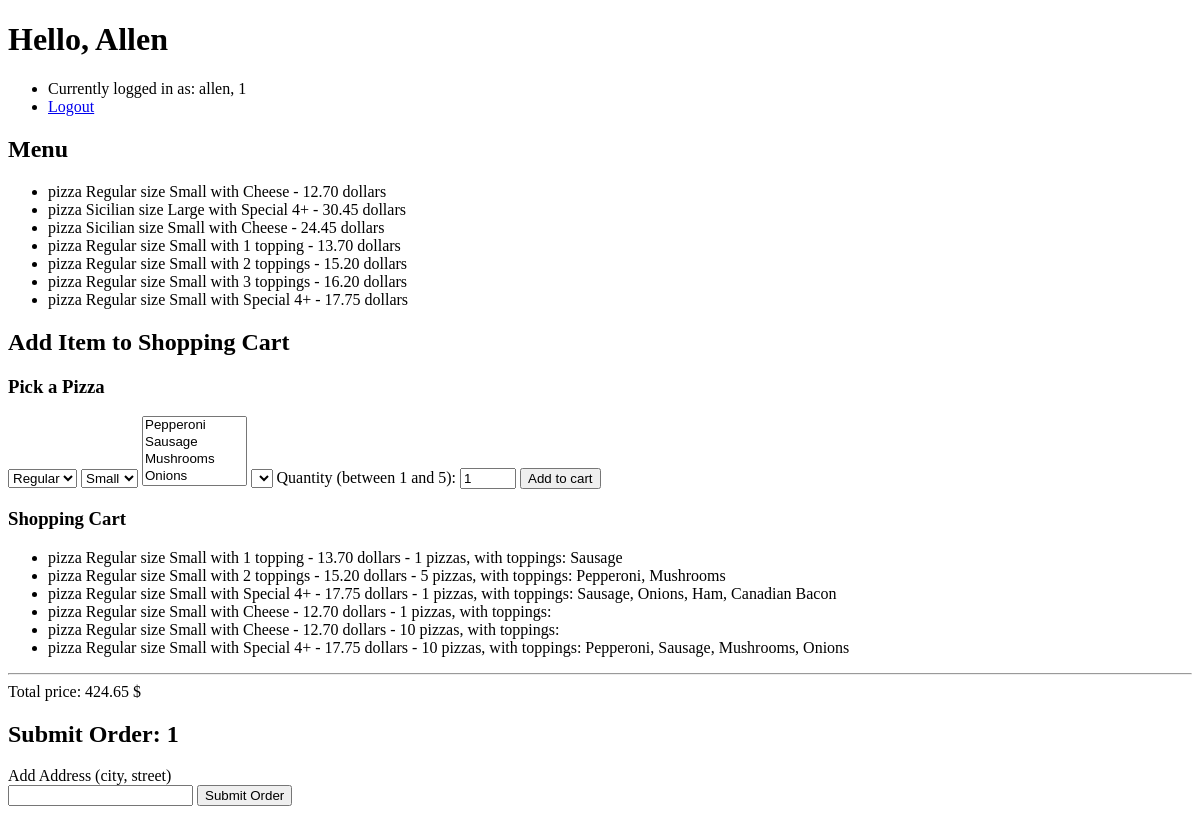
Before: / (signed in) with the older database file.
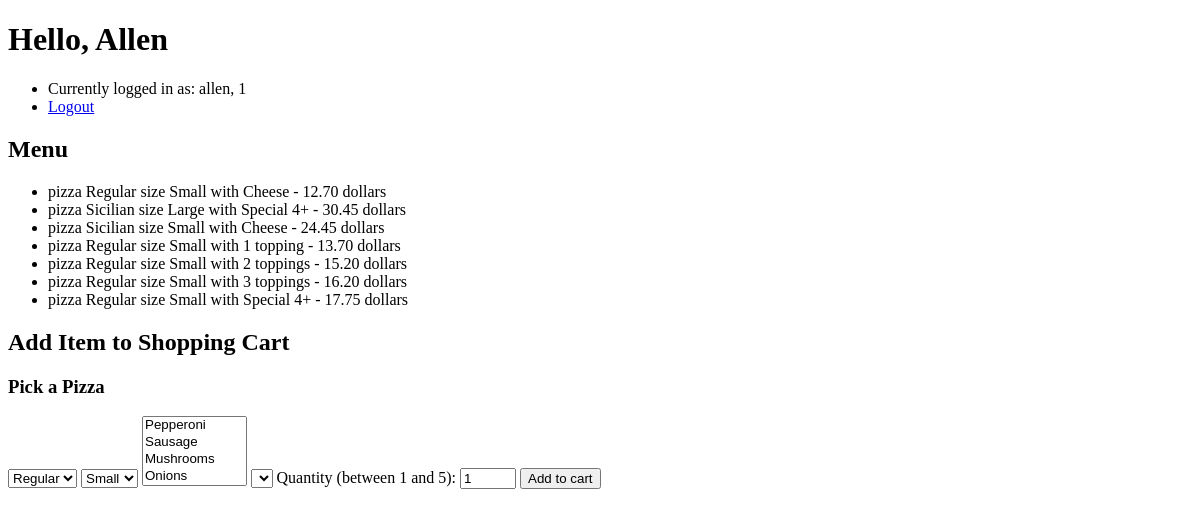
After: the same page with the newer database file.
### orders/models.py (models this page shows, shortened)
class Pizza(models.Model):
    name = models.ForeignKey(Pizza_name, on_delete=models.CASCADE)
    size = models.ForeignKey(Pizza_size, on_delete=models.CASCADE)
    combo = models.ForeignKey(Pizza_topping_combo, on_delete=models.CASCADE)
    price = models.DecimalField(max_digits=5,decimal_places=2)
    def __str__(self):
        return f"pizza {self.name} size {self.size} with {self.combo} - {self.price} dollars"

class Pizza_name(models.Model):
    name = models.CharField(max_length=64)
    def __str__(self):
        return f"{self.name}"

class Pizza_size(models.Model):
    size = models.CharField(max_length=64)
    def __str__(self):
        return f"{self.size}"

class Pizza_topping_combo(models.Model):
    combo = models.CharField(max_length=64)
    count = models.IntegerField()
    def __str__(self):
        return f"{self.combo}"

class Pizza_order_item(models.Model):
    pizza = models.ForeignKey(Pizza, on_delete=models.CASCADE, blank=True, )
    toppings = models.ManyToManyField(Pizza_topping, blank=True)
    count = models.IntegerField()
    order = models.ForeignKey(Order, on_delete=models.CASCADE, related_name="pizzas")
    def __str__(self):
        return f"{self.pizza} - {self.count} pizzas, with toppings: " + ", ".join([a.topping for a in self.toppings.all()]) #

class Pizza_topping(models.Model):
    topping = models.CharField(max_length=64)
    def __str__(self):
        return f"{self.topping}"

class Order(models.Model):
    user = models.ForeignKey(
        settings.AUTH_USER_MODEL,
        on_delete=models.CASCADE,
        blank=True
        )
    status = models.ForeignKey(Order_status, on_delete=models.CASCADE, blank=True)
    address = models.CharField(max_length=64, blank=True)
    date = models.DateField(auto_now=True)
    price = models.DecimalField(max_digits=7,decimal_places=2, blank=True)

### orders/views.py (the view)
# urls.py: path("", views.index, name="index"), # Links to Login page and Register page, if signed in - redirect to user page
def index(request):
    if not request.user.is_authenticated:
        return render(request, "orders/index.html", {"message": None})
    context = {
        "pizzas": Pizza.objects.all(),
        "pizza_names": Pizza_name.objects.all(),
        "pizza_sizes": Pizza_size.objects.all(),
        "pizza_topping_combos": Pizza_topping_combo.objects.all(),
        "pizza_toppings": Pizza_topping.objects.all(),
        "cart": Order.objects.filter(user=request.user, status=1),
        "user": request.user
    }
    return render(request, "orders/user.html", context)

### orders/templates/orders/user.html (shortened to what this page needs)
{% extends "orders/base.html" %}
{% block body %}
    <h1>Hello, {{ user.first_name }}</h1>
    <ul>
        <li>Currently logged in as: {{ user.username}}, {{ user.id }}</li>
        <li><a href="{% url 'logout' %}">Logout</a></li>
    </ul>
    <h2>Menu</h2>
    <ul>
        {% for pizza in pizzas %}
        <li>
            {{ pizza }}
        </li>
        {% endfor %}
    </ul>
    <h2>Add Item to Shopping Cart</h2>
    {% if pizzas %}
        <h3>Pick a Pizza</h3>
        <form id="pizza_form" action="{% url 'cart' %}" method="post">
            <select id="pizza_name" name="pizza_name">
                {% for pizza_name in pizza_names %}
                    <option value="{{ pizza_name.id }}">{{ pizza_name }}</option>
                {% endfor %}
            </select>
            <select id="pizza_size" name="pizza_size">
                {% for pizza_size in pizza_sizes %}
                    <option value="{{ pizza_size.id }}">{{ pizza_size }}</option>
                {% endfor %}
            </select>
            <select id="pizza_toppings" name="pizza_toppings" multiple>
                {% for pizza_topping in pizza_toppings %}
                <option value="{{ pizza_topping.id }}">{{ pizza_topping }}</option>
                {% endfor %}
            </select>
            <select name="pizza_topping_combo">
                <option id="pizza_topping_combo"></option>
            </select>
            <label for="count">Quantity (between 1 and 5):</label>
            <input type="number" id="quantity" name="count" min="1" max="50" value="1">
            <input type="submit" value="Add to cart"/>
        </form>
    {% endif %}
    {% if cart %}
        <h3>Shopping Cart</h3>
        <ul>
            {% for unit in cart %}
                {% for pizza in unit.pizzas.all %}
                    <li>{{ pizza }}</li>
                {% endfor %}
            {% endfor %}
        </ul>
        <hr>
        <span id="total_price">Total price: {{ cart.0.price }} $</span>
        <h2>Submit Order: {{ cart.0.id }} </h2>
        <form action="{% url 'order' cart.0.id %}" method="post">
            <label for="address">Add Address (city, street)</label><br>
            <input id="address" name="address" type="text"/>
            <input type="submit" value="Submit Order"/>
        </form>
    {% endif %}
{% endblock %}

Changed rows visible on the page:
removed Order: price "424.65", id "1"
removed Pizza_order_item: pizza+count+id "pizza Regular size Small with 1 topping - 13.70 dollars - 1 pizzas, with toppings: Sausage"
removed Pizza_order_item: pizza+count+id "pizza Regular size Small with 2 toppings - 15.20 dollars - 5 pizzas, with toppings: Pepperoni, Mushrooms"
removed Pizza_order_item: pizza+count+id "pizza Regular size Small with Special 4+ - 17.75 dollars - 1 pizzas, with toppings: Sausage, Onions, Ham, Canadian Bacon"
removed Pizza_order_item: pizza+count+id "pizza Regular size Small with Cheese - 12.70 dollars - 1 pizzas, with toppings:"
removed Pizza_order_item: pizza+count+id "pizza Regular size Small with Cheese - 12.70 dollars - 10 pizzas, with toppings:"
removed Pizza_order_item: pizza+count+id "pizza Regular size Small with Special 4+ - 17.75 dollars - 10 pizzas, with toppings: Pepperoni, Sausage, Mushrooms, Onions"
Other visible differences:
form field value: "Submit Order" → (not shown)
text no longer shown: "Shopping Cart Total price: $ Submit Order: Add Address (city, street)"
